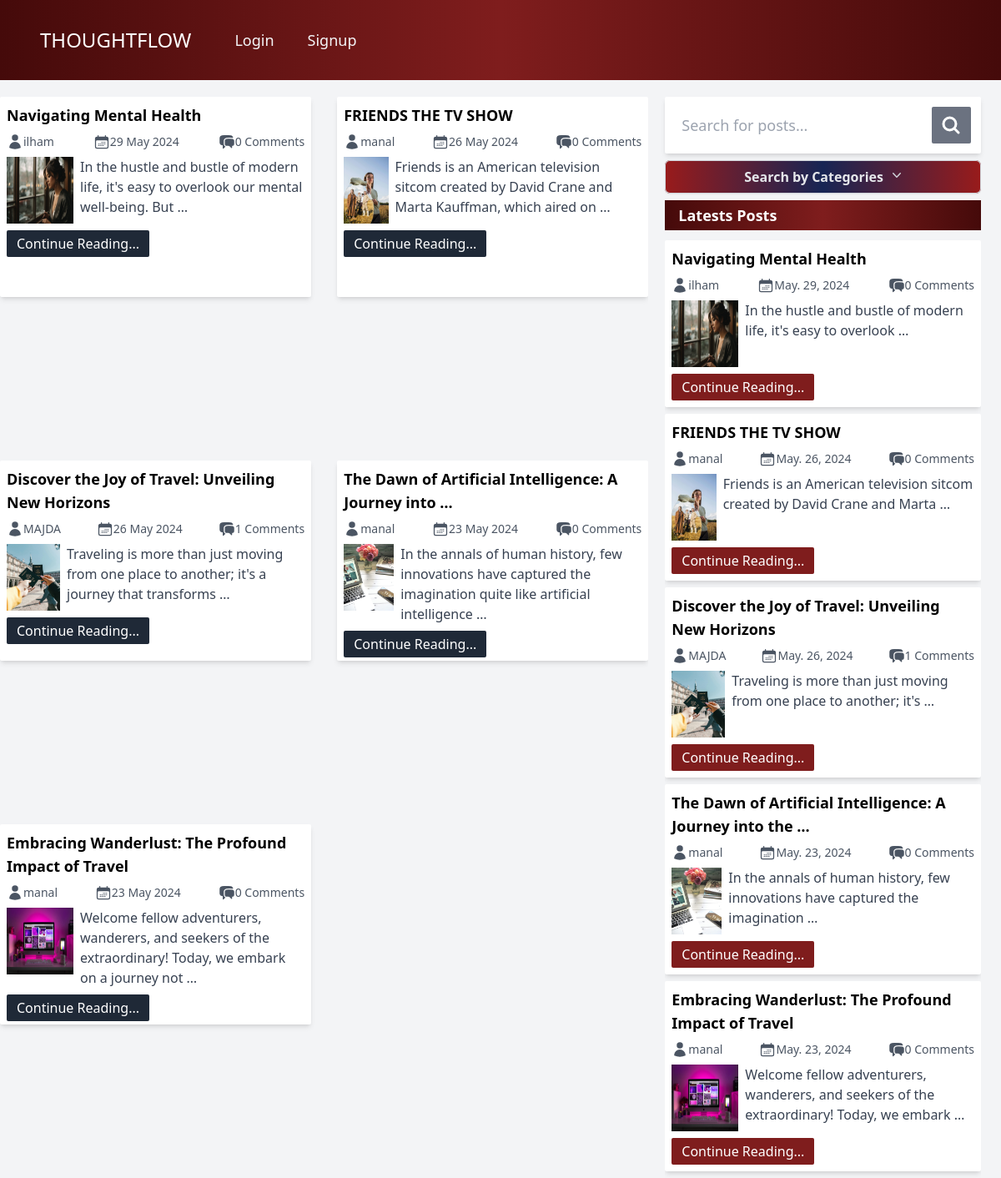
The app's page /, older data.
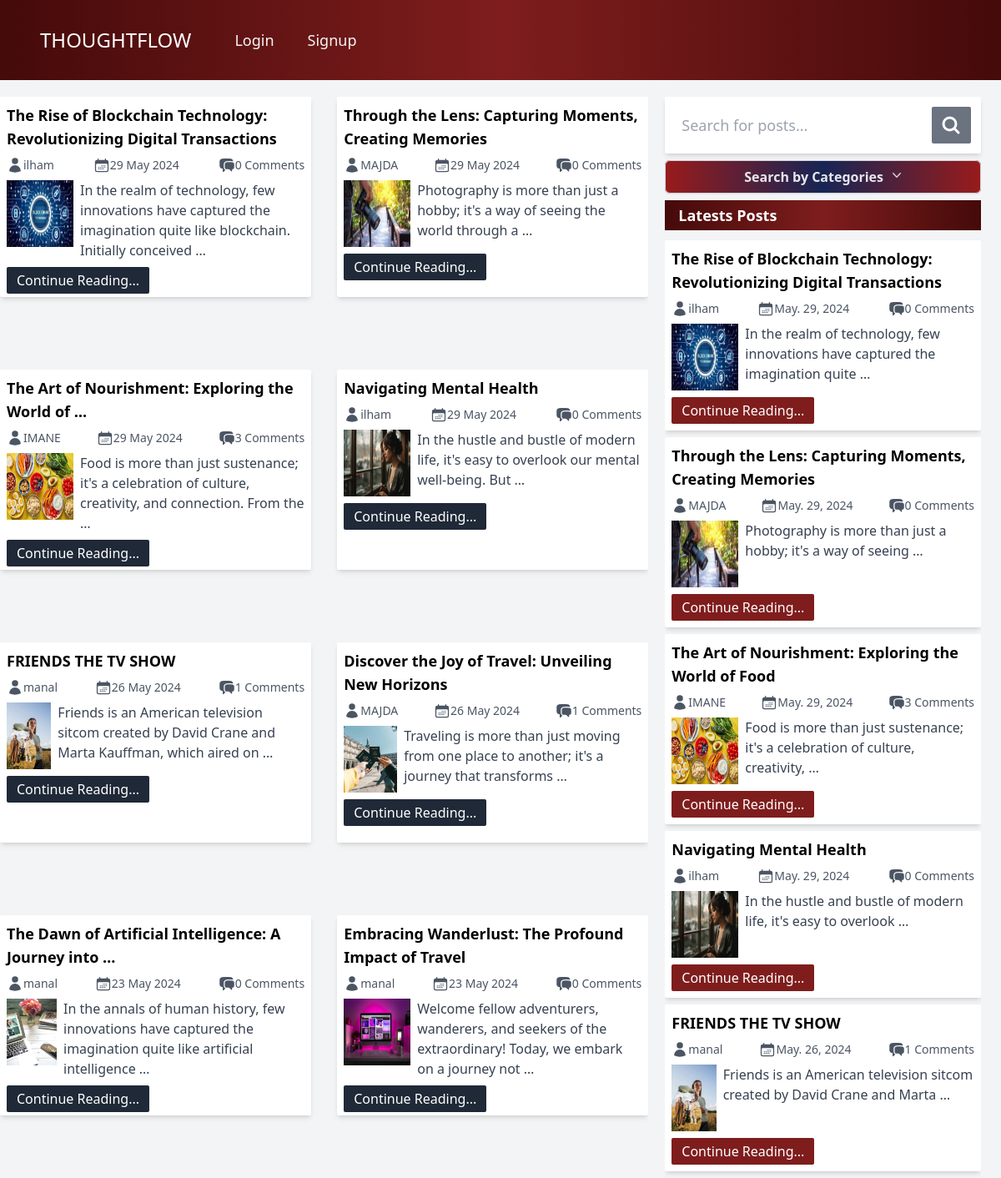
The same page, newer data.
### base/models.py (models this page shows, shortened)
class Post(models.Model):
    id = models.UUIDField(primary_key=True, max_length=15, editable=False, default=uuid.uuid4)
    title = models.CharField(max_length=250)
    slug = models.SlugField(max_length=300, unique_for_date='created',
    null = True, blank=True)
    author = models.ForeignKey(User, on_delete=models.CASCADE)
    body = models.TextField()
    image = models.ImageField(upload_to='bg_img/', default='default_bg_img.jpg')
    category = models.CharField(max_length=100)
    created = models.DateTimeField(auto_now_add=True)
    updated = models.DateTimeField(auto_now=True)
    @property
    def images_url(self):
        try:
            if self.image and hasattr(self.image, 'url'):
                return self.image.url
        except Exception as e:
            return None
    class Meta:
        ordering = ['-created']
        indexes = [models.Index(fields=['created'])]

### base/views.py (the view)
# urls.py: 2. Add a URL to urlpatterns:  path('', views.home, name='home')
def home(request):
    filter_query = request.GET.get('search', '')
    query = Q(title__icontains=filter_query) | Q(author__username__icontains=filter_query) | Q(category__icontains=filter_query) | Q(body__icontains=filter_query)
    posts = Post.objects.filter(query)
    recent_posts = Post.objects.all()[:5]
    categ = Category.objects.all()
    context = {
        'posts': posts,
        'categ': categ,
        'recent_posts': recent_posts,
    }
    if request.user.is_authenticated:
        try:
            profile = Userprofile.objects.get(person=request.user)
            context['profile'] = profile
        except Userprofile.DoesNotExist:
            pass
    return render(request, 'index.html', context)

### base/models.py (called while the page is built)
    def __str__(self) -> str:
        return self.title

### base/templates/index.html (shortened to what the changed rows need)
{% load static %}
<!DOCTYPE html>
<html lang="en">
  <head>
    <link rel="stylesheet" href="{% static 'base.css' %}" />
  </head>
  <body class="h-14 bg-gray-100">
    <main
      class="mt-5 grid grid-cols-1 md:grid-cols-2 lg:grid-cols-3 gap-5 md:w-[98%] md:h-[80vh]"
    >
      <section
        class="flex justify-between flex-wrap gap-3 col-span-1 lg:col-span-2 md:overflow-y-scroll scrollbar-hide"
      >
        {% for post in posts %}
        <div
          class="w-96 h-60 lg:w-[48%] rounded-sm shadow-md bg-white flex flex-col p-2 transition-transform duration-300 ease-in-out hover:scale-y-105"
        >
          <h2 class="font-semibold text-lg">
            {{ post.title|truncatewords:8 }}
          </h2>
          <div class="w-full py-2 text-sm text-gray-600 flex justify-between">
            <div class="flex">
              <a href="{% url 'profile' post.author.username post.author.id%}"
                >{{ post.author }}</a
              >
            </div>
            <div class="flex">
              <p>{{ post.created|date:"d M Y" }}</p>
            </div>
            <div class="flex">
              <p>{{ post.comments.count }} Comments</p>
            </div>
          </div>
          <div class="w-full flex gap-2 justify-between">
            <img
              class="w-20 h-20"
              src="{{post.images_url|default_if_none:'images/bg_img/default_bg_img.jpg'}}"
              alt=""
              srcset=""
            />
            <p class="text-left text-gray-700">
              {{ post.body| truncatewords:16 }}
            </p>
          </div>
              {% if user.is_authenticated %}
              <a
                href="{{ post.get_absolute_url }}"
                class="w-fit mt-2 text-white bg-gray-800 px-3 py-1 rounded-sm"
                >Continue Reading...</a
              >
              {% else %}
              <a
                href="{% url 'login' %}"
                class="w-fit mt-2 text-white bg-gray-800 px-3 py-1 rounded-sm"
                >Continue Reading...</a
              >
              {% endif %}
        </div>
        {% empty %}
        <h1 class="text-red-500 font-bold text-5xl">
          No posts found in this category..
        </h1>
        {% endfor %}
      </section>
      <section class="order-first md:order-last flex flex-col">
        <div class="hidden md:flex flex-col relative">
          <h1
            class="bg-gradient-to-r from-red-950 via-red-900 to-red-950 text-lg font-bold px-4 mb-1 py-1 text-white capitalize"
          >
            Latests Posts
          </h1>
          <div class="lg:h-[55vh] overflow-y-scroll scrollbar-hide">
            {% for post in recent_posts %}
            <div
              class="w-full my-2 h-fit rounded-sm shadow-md bg-white flex flex-col p-2"
            >
              <h2 class="font-semibold text-lg">
                {{ post.title|truncatewords:9 }}
              </h2>
              <div
                class="w-full py-2 text-sm text-gray-600 flex justify-between"
              >
                <div class="flex">
                  <a
                    href="{% url 'profile' post.author.username post.author.id %}"
                    >{{ post.author }}</a
                  >
                </div>
                <div class="flex">
                  <p>{{ post.created|date:"M. d, Y" }}</p>
                </div>
                <div class="flex">
                  <p>{{ post.comments.count }} Comments</p>
                </div>
              </div>
              <div class="w-full flex gap-2 justify-between">
                <img
                  class="w-20 h-20"
                  src="{{post.images_url|default_if_none:'images/bg_img/default_bg_img.jpg'}}"
                  alt=""
                  srcset=""
                />
                <p class="text-left text-gray-700">
                  {{ post.body|truncatewords:12 }}
                </p>
              </div>
              {% if user.is_authenticated %}
              <a
                href="{{ post.get_absolute_url }}"
                class="w-fit mt-2 text-white bg-red-900 px-3 py-1 rounded-sm"
                >Continue Reading...</a
              >
              {% else %}
              <a
                href="{% url 'login' %}"
                class="w-fit mt-2 text-white bg-red-900 px-3 py-1 rounded-sm"
                >Continue Reading...</a
              >
              {% endif %}
            </div>
            {% endfor %}
          </div>
        </div>
      </section>
    </main>
  </body>
</html>

Row changes from the older to the newer data that the page shows:
no longer on one of the page's lists (row unchanged): Post: title "Discover the Joy of Travel: Unveiling New Horizons", author "MAJDA", created "May. 26, 2024", comments.count "1", body "Traveling is more than just moving from one place to another; it's …"
no longer on one of the page's lists (row unchanged): Post: title "The Dawn of Artificial Intelligence: A Journey into the …", author "manal", created "May. 23, 2024", comments.count "0", body "In the annals of human history, few innovations have captured the imagination …"
no longer on one of the page's lists (row unchanged): Post: title "Embracing Wanderlust: The Profound Impact of Travel", author "manal", created "May. 23, 2024", comments.count "0", body "Welcome fellow adventurers, wanderers, and seekers of the extraordinary! Today, we embark …"
added Post: title "The Rise of Blockchain Technology: Revolutionizing Digital Transactions", author "ilham", created "29 May 2024", comments.count "0", images_url (picture), body "In the realm of technology, few innovations have captured the imagination quite like blockchain. Initially conceived …", created "May. 29, 2024", body "In the realm of technology, few innovations have captured the imagination quite …"
added Post: title "Through the Lens: Capturing Moments, Creating Memories", author "MAJDA", created "29 May 2024", comments.count "0", images_url (picture), body "Photography is more than just a hobby; it's a way of seeing the world through a …", created "May. 29, 2024", body "Photography is more than just a hobby; it's a way of seeing …"
added Post: title "The Art of Nourishment: Exploring the World of …", author "IMANE", created "29 May 2024", comments.count "3", images_url (picture), body "Food is more than just sustenance; it's a celebration of culture, creativity, and connection. From the …", title "The Art of Nourishment: Exploring the World of Food", created "May. 29, 2024", body "Food is more than just sustenance; it's a celebration of culture, creativity, …"
computed for Post "FRIENDS THE TV SHOW": comments.count "0" → "1"
